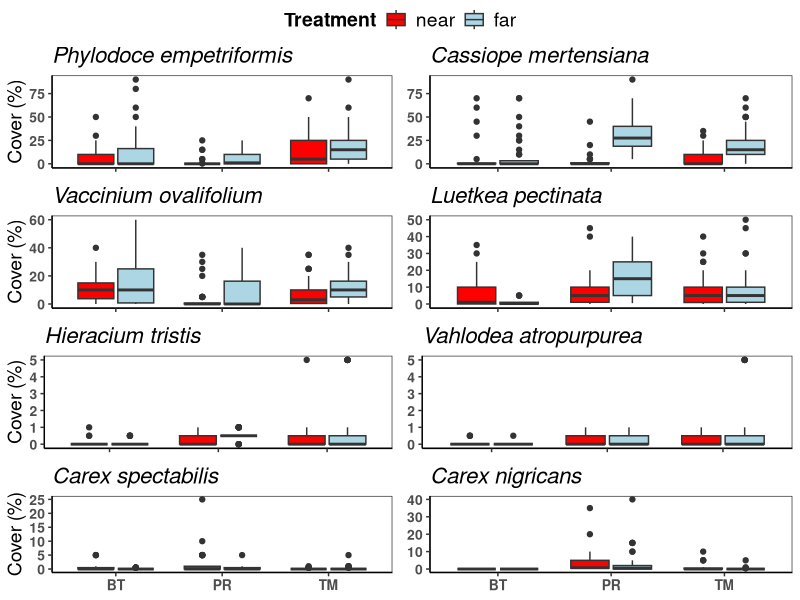
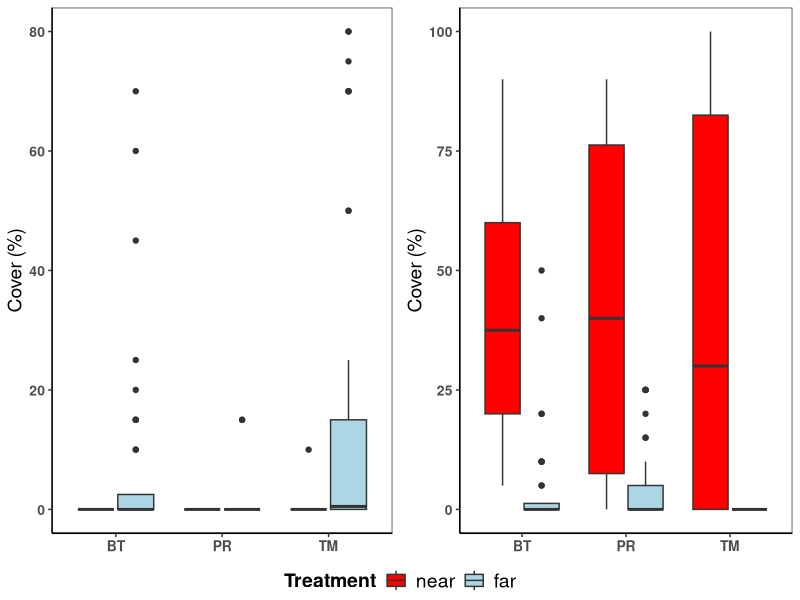
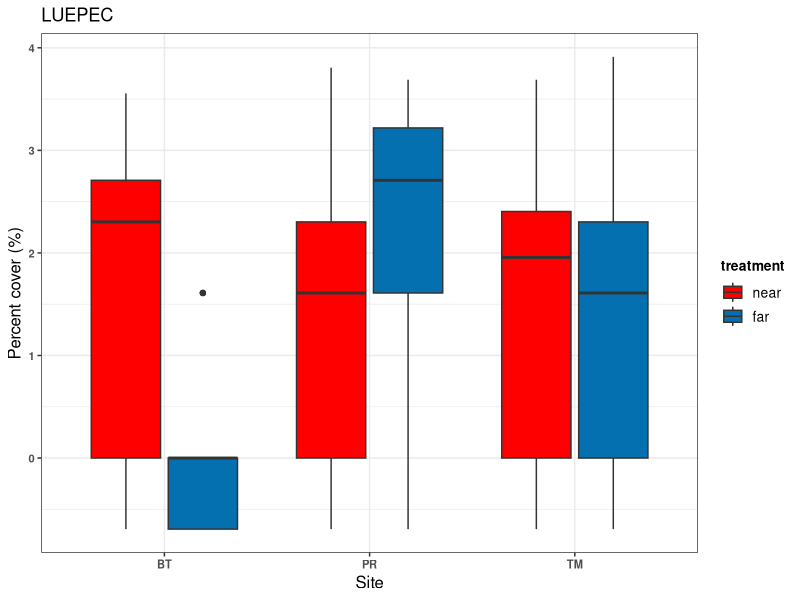
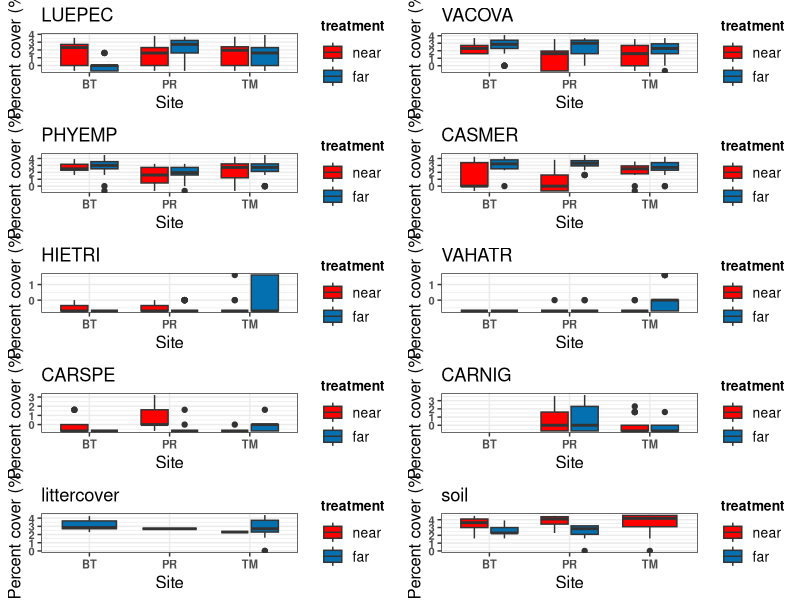
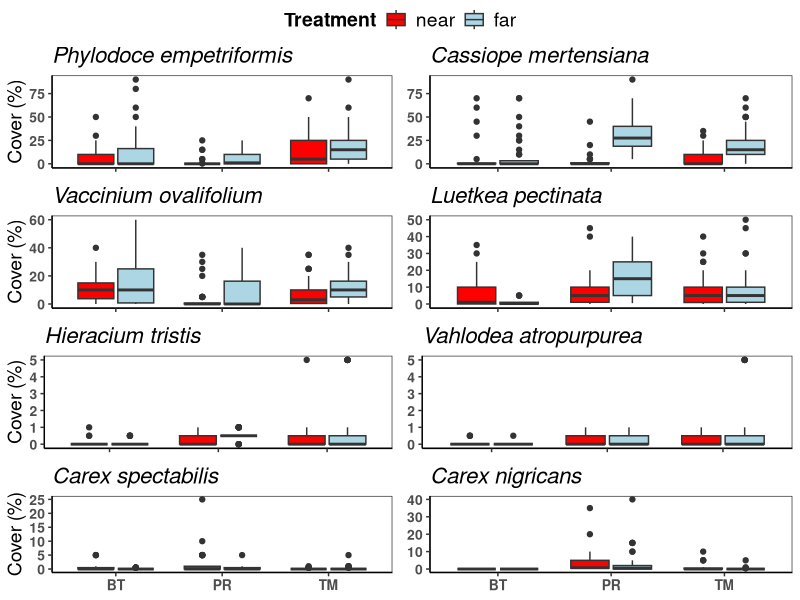
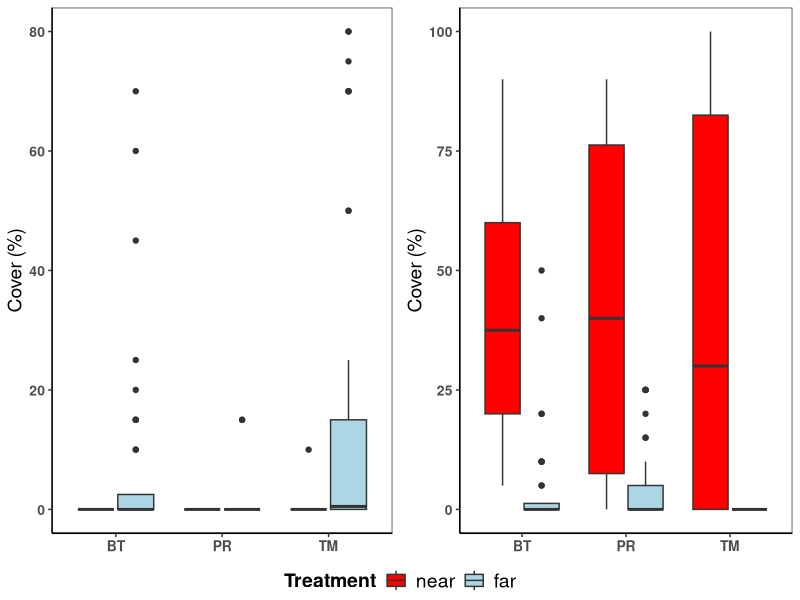

These figures' R source, in order:
####packages
library(dplyr)
library(tidyverse)
library(gridExtra)
library(ggpubr)
library(broom)

####ALSO REQUIRED - run the two_way_anova_functions script####


####reading in data
raw_data_2024 <- read.csv(file = "data/nch-kay_trampling_data_2024_raw.csv", skip = 6, nrows = 280)


raw_data_2024[is.na(raw_data_2024)] <- 0

####cleaning data, logging pct cover

raw_data_2024_clean <- raw_data_2024 %>% 
  pivot_longer(cols = LUEPEC:MICTOL,
               names_to = "species",
               values_to = "pct_cover") %>% 
  select("site.name", "transect.code", "treat.transplot", "treatment","treatcode", "altitude", "slope", "species", "pct_cover") %>% 
  mutate(treatment = factor(treatment, levels = c("near", "far")),
         log_pct_cover = log(pct_cover))

####creating dataframe for combined soil/rock plot



####visualizations####
sp_list <- c("LUEPEC", "VACOVA", "PHYEMP", "CASMER","HIETRI", "VAHATR", "CARSPE", "CARNIG", "littercover", "soil")   #list of species to show in visualizations

for (i in sp_list){     #loops through list, creates a visualization for each species, assigns it to an object called each species' code
  assign(i,
         ggplot(data = filter(raw_data_2024_clean, species == i), 
                aes(x = site.name, y = pct_cover, fill = treatment)) +
         geom_boxplot() +
         scale_fill_manual(values = c("#FF0000", "#ACD6E4"),
                           breaks = c("near", "far")) +
         scale_x_discrete(labels = NULL) +
         labs(x = NULL,
              y = NULL,
              fill = "Treatment") +
         theme_bw() +
         theme(axis.title.x = element_text(size = 14),
               axis.title.y = element_text(size = 14),
               axis.text = element_text(face = "bold", size = 10),
               legend.title = element_text(face = "bold", size = 14),
               legend.text = element_text(size = 14),
               axis.line = element_line(color='black'),
               plot.background = element_blank(),
               plot.title = element_text(face = "italic", size = 16),
               panel.grid.major = element_blank(),
               panel.grid.minor = element_blank())
  )
  
}


#adding axis and plot titles
PHYEMP <- PHYEMP +
  ylab("Cover (%)") +
  ggtitle("Phylodoce empetriformis")

CASMER <- CASMER +
  ggtitle("Cassiope mertensiana")

VACOVA <- VACOVA +
  ylab("Cover (%)") +
  ggtitle("Vaccinium ovalifolium")

LUEPEC <- LUEPEC +
  ggtitle("Luetkea pectinata")

HIETRI <- HIETRI +
  ylab("Cover (%)") +
  ggtitle("Hieracium tristis")

VAHATR <- VAHATR +
  ggtitle("Vahlodea atropurpurea")

CARSPE <- CARSPE +
  scale_x_discrete(labels = c("BT", "PR", "TM")) +
  ylab("Cover (%)") +
  ggtitle("Carex spectabilis")

CARNIG <- CARNIG +
  scale_x_discrete(labels = c("BT", "PR", "TM")) +
  ggtitle("Carex nigricans")


#combining into a panel
sp_site_treatment_figure <- ggarrange(PHYEMP, CASMER, VACOVA, LUEPEC, HIETRI, VAHATR, CARSPE, CARNIG, nrow = 4, ncol = 2, common.legend = T, legend = "top")

sp_site_treatment_figure

ggsave(filename = "sp_site_treatment_figure.png", 
       plot = sp_site_treatment_figure,
       path = "figure",
       width = 10,
       height = 16)


#ground cover panel
littercover <- littercover +
  scale_x_discrete(labels = c("BT", "PR", "TM")) +
  ylab("Cover (%)")

soil <- soil +
  scale_x_discrete(labels = c("BT", "PR", "TM")) +
  ylab("Cover (%)")

ground_cover_treatment_figure <- ggarrange(littercover, soil, nrow = 1, ncol = 2, common.legend = T, legend = "bottom")

ground_cover_treatment_figure

ggsave(filename = "ground_cover_treatment_figure.png", 
       plot = ground_cover_treatment_figure,
       path = "figure",
       width = 10,
       height = 4)

#### ANOVAs for NJB paper
littercover_data <- raw_data_2024_clean %>% 
  filter(species == "littercover")

tidy(aov(pct_cover ~ treatcode + site.name, data = littercover_data))
tidy(aov(pct_cover ~ treatcode*site.name, data = littercover_data))

soil_data <- raw_data_2024_clean %>% 
  filter(species == "soil")

tidy(aov(pct_cover ~ treatcode + site.name, data = soil_data))
tidy(aov(pct_cover ~ treatcode*site.name, data = soil_data))
  

####Same as above, but for logged data

for (i in sp_list){     #loops through list, creates a visualization for each species, assigns it to an object called each species' code + 'log'
  assign(paste(i, "log"),
         ggplot(data = filter(raw_data_2024_clean, species == i), 
                aes(x = site.name, y = log_pct_cover, fill = treatment)) +
           geom_boxplot() +
           scale_fill_manual(values = c("#FF0000", "#0570b0"),
                             breaks = c("near", "far")) +
           labs(x = "Site",
                y = "Percent cover (%)",
                color = "Transect",
                title = i) +
           theme_bw() +
           theme(axis.title.x = element_text(size = 12),
                 axis.title.y = element_text(size = 12),
                 axis.text = element_text(face = "bold", size = 8),
                 legend.title = element_text(face = "bold", size = 10),
                 legend.text = element_text(size = 10))
  )
  
}

`LUEPEC log`


sp_site_treatment_figure <- grid.arrange(`LUEPEC log`, `VACOVA log`, `PHYEMP log`, `CASMER log`, `HIETRI log`, `VAHATR log`, `CARSPE log`, `CARNIG log`, `littercover log`, `soil log`, 
                                         nrow = 5)

ggsave(filename = "LOG_sp_site_treatment_figure.png", 
       plot = sp_site_treatment_figure,
       path = "figure",
       width = 10,
       height = 16)
  
